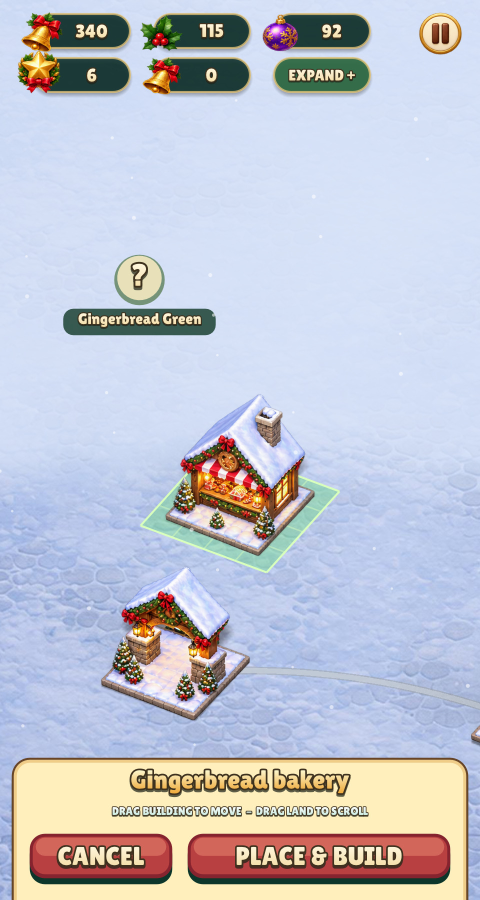
#> input picture docs/review/city-placement-guides/before/christmas-placement.jpg, 960 x 1800 px, given in place of shot.png, which was not available (shown at 1/2 size)
$ python capture.py
#> lines starting #> are read from the running program, lines starting #| are printed output that depends on the picture
"""Before/after captures of the match-3 HUD from the actual game.

python3 tests/fixtures/match3-hud/capture.py --before-ref 6a56346

Reuses the expedition-header fixture (goal completion, move count, a real tool
tap and native popup input checks) against the old and the current Lua.
"""
import argparse
from pathlib import Path
import subprocess
import tempfile
from PIL import Image

ROOT=Path(__file__).resolve().parents[3]
parser=argparse.ArgumentParser(description=__doc__)
parser.add_argument("--before-ref",default="6a56346")
args=parser.parse_args()
out=ROOT/"games/relic-rush/docs/review/match3-hud"
out.mkdir(parents=True,exist_ok=True)
cases={"first":(["--level","1"],60),"late":(["--level","7"],60),"temple":(["--level","10"],60),
       "complete":(["--level","7","--goals-complete"],60),"last-moves":(["--level","4","--moves","3"],60),
       "tool":(["--level","4","--tap-tool"],30),"pause":(["--dialog","pause"],30),
       "guide":(["--dialog","guide"],40),"island":(["--city","3"],30)}
fixture=ROOT/"tests/fixtures/expedition-header/main.lua"
with tempfile.TemporaryDirectory(prefix="relic-hud-") as directory:
    scripts=Path(directory)
    for revision in ("before","after"):
        for source in (ROOT/"games/relic-rush/lua").glob("*.lua"):
            target=scripts/("game.lua" if source.name=="main.lua" else source.name)
            if target.exists():target.unlink()
            if revision=="before":
                target.write_bytes(subprocess.check_output(["git","show",f"{args.before_ref}:games/relic-rush/lua/{source.name}"],cwd=ROOT))
            else:target.symlink_to(source)
        main=scripts/"main.lua"
        if main.exists():main.unlink()
        main.symlink_to(fixture)
        data=ROOT/"games/relic-rush/data"
        if revision=="before":   # the old Lua also needs the since-retired portrait
            data=scripts/"data";data.mkdir(exist_ok=True)
            for entry in (ROOT/"games/relic-rush/data").iterdir():
                if entry.name!="characters" and not (data/entry.name).exists():(data/entry.name).symlink_to(entry)
            (data/"characters").mkdir(exist_ok=True)
            for entry in (ROOT/"games/relic-rush/data/characters").iterdir():
                if not (data/"characters"/entry.name).exists():(data/"characters"/entry.name).symlink_to(entry)
            (data/"characters/elena-investigating.png").write_bytes(subprocess.check_output(
                ["git","show",f"{args.before_ref}:games/relic-rush/data/characters/elena-investigating.png"],cwd=ROOT))
#> (this line was passed over: subprocess is not available in this run)
        for size in ("480x900","390x844"):
            base=[str(ROOT/"build/relic-rush"),"--headless","--mute","--fresh","--lua",str(scripts),"--data",str(data),"--size",size]
            if size=="390x844":base += ["--safe-area","0,47,0,34"]
            for name,(extra,frames) in cases.items():
                if revision=="before" and "--tap-tool" in extra:extra=extra+["175"]   # old Dynamite centre
                shot=scripts/"shot.png"
                subprocess.run(base+["--frames",str(frames),"--shot",str(shot)]+extra,cwd=ROOT,check=True,
                               stdout=subprocess.DEVNULL,stderr=subprocess.DEVNULL)
#> (this line was passed over: subprocess is not available in this run)
                with Image.open(shot) as image:
#> image is the input picture: PIL image 960x1800 RGB; mean R, G, B 192.8, 196, 207.6
                    image=image.convert("RGB");image.thumbnail((480,1100))
#> after `image.thumbnail((480, 1100))`:
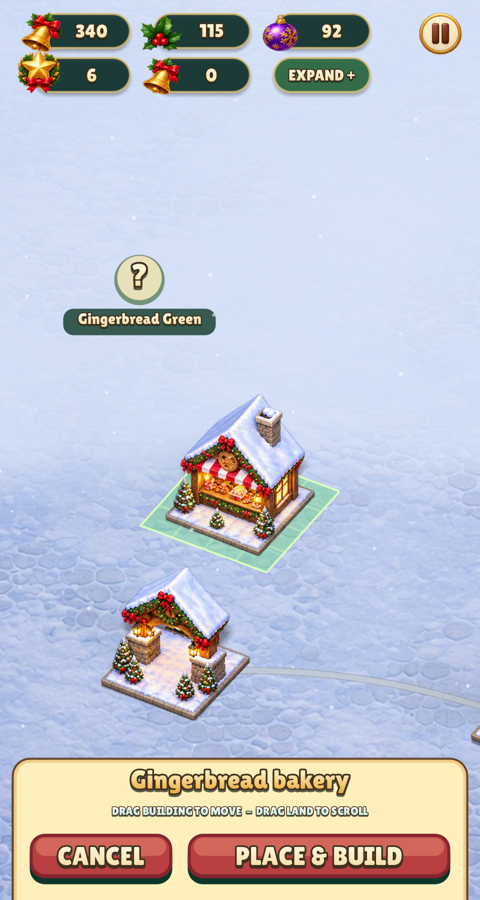
#> image: PIL image 480x900 RGB; mean R, G, B 192.8, 196, 207.6
#> (the run stopped early here; a loop or call above may not have finished)

$ run again, on games/christmas-market/data/island.jpg
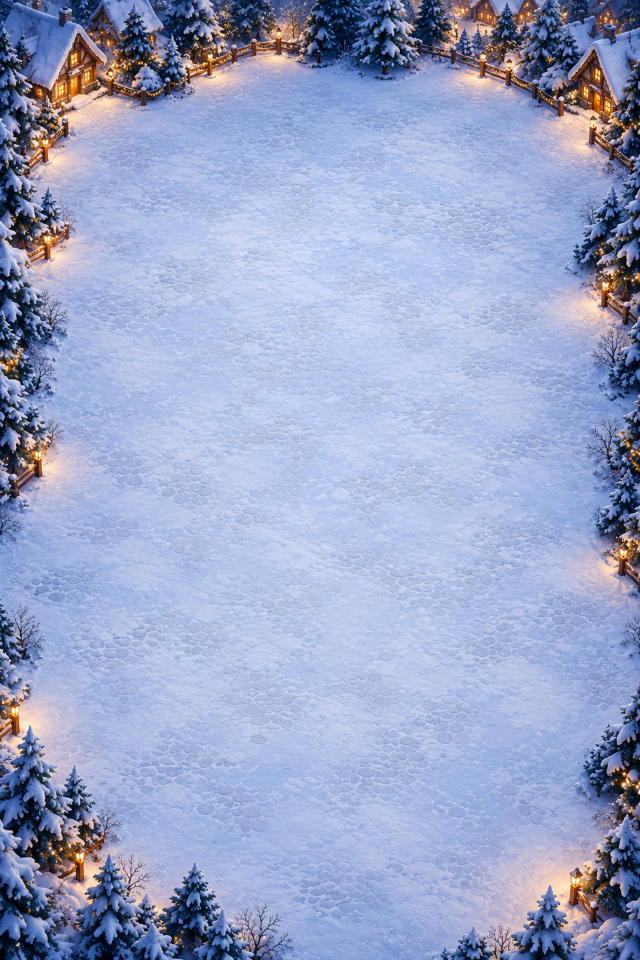
#> input picture games/christmas-market/data/island.jpg, 1920 x 2880 px, given in place of shot.png, which was not available (shown at 1/3 size)
#> image is the input picture: PIL image 1920x2880 RGB; mean R, G, B 153, 164.4, 199.5
#> `image.thumbnail((480, 1100))`:
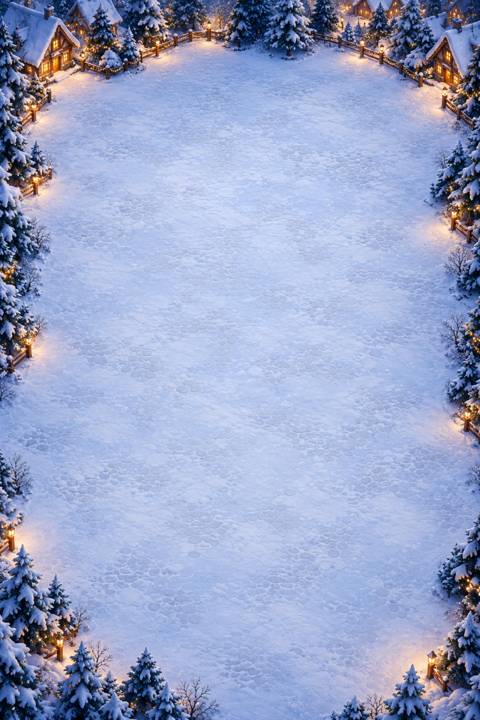
#> image: PIL image 480x720 RGB; mean R, G, B 153.1, 164.5, 199.7
